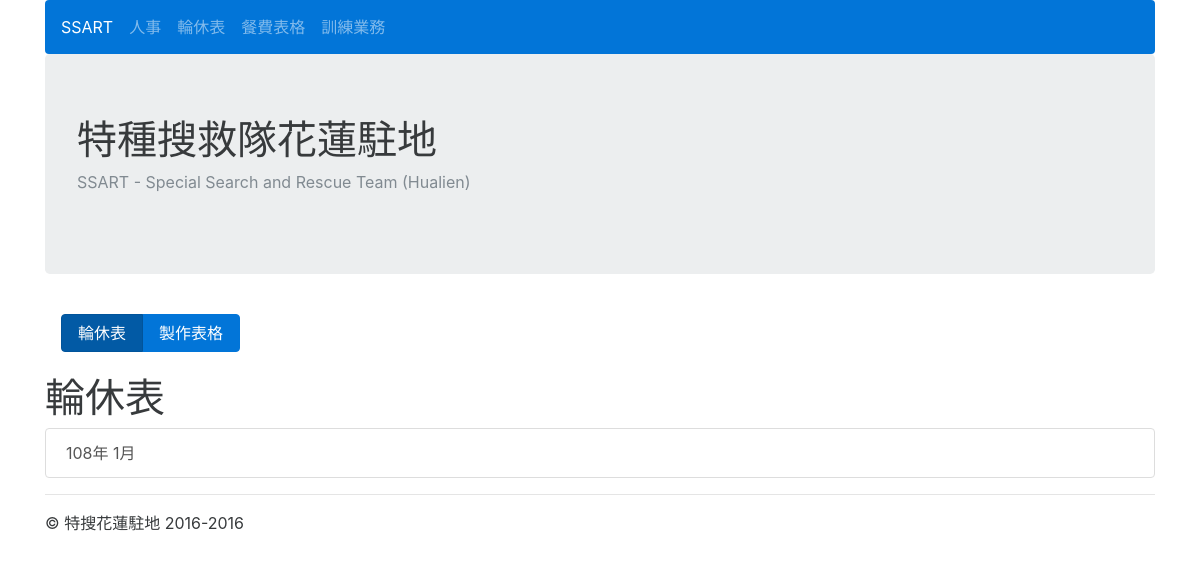
/holiday/, run on an earlier commit of the app's database.
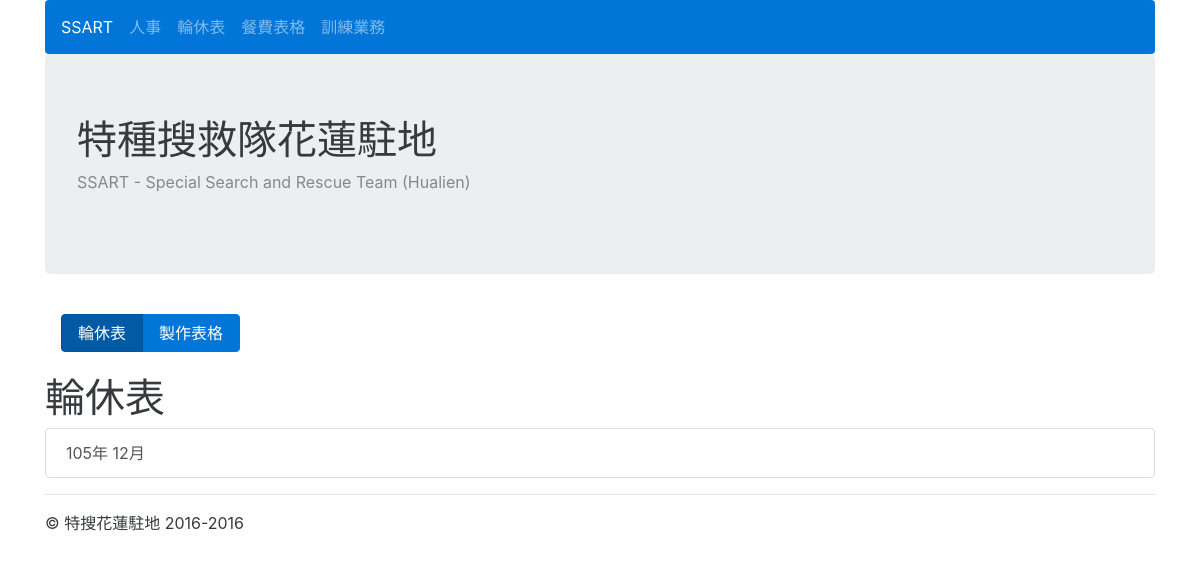
And on a later commit of the database.
### holiday/models.py (models this page shows, shortened)
class HolidayMonth(models.Model):
	year = models.PositiveIntegerField()
	month = models.CharField(max_length=20, choices=MONTH_CHOICES)
	name = models.ManyToManyField(UserProfile, through='Holiday')
	holiday_count = models.PositiveIntegerField(default=0)
	def get_absolute_url(self):
		return reverse ('holiday_detail', kwargs={'pk':self.pk})
	class Meta:
		ordering = ['-pk']

### holiday/views.py (the view)
def holiday_list(request):
	holiday_months = HolidayMonth.objects.all()
	context = {
	'holiday_months':holiday_months
	}
	return render(request,'holiday_list.html' , context)

### holiday/templates/holiday_list.html (shortened to what this page needs)
{% extends 'base.html' %}
{% block content %}
<nav class="navbar">
	<div class="btn-group">
		<a href={% url 'holiday_list' %} class="btn btn-primary active"> 輪休表</a>
		<a href={% url 'holiday_create' %} class="btn btn-primary"> 製作表格</a>
	</div>
</nav>
<p>
	<div class="list-group">
		<h1>輪休表</h1>
		<p>
		{% for holiday_month in holiday_months %}
			<a href={{ holiday_month.get_absolute_url }} class="list-group-item list-group-item-action">
				{{ holiday_month.year }}年
				{{ holiday_month.month }}月
			</a>
		{% endfor %}
	</div>
{% endblock %}

What changed in the data, as far as the page shows it:
removed HolidayMonth: year "108", month "1"
added HolidayMonth: year "105", month "12"
